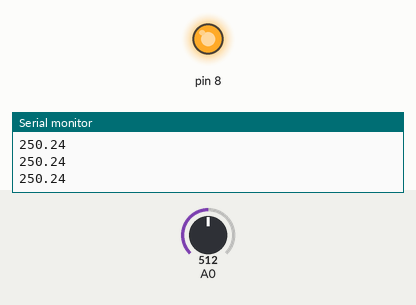
Simulated run of this sketch. Board: Arduino Uno, built with avr-gcc and run on an emulated ATmega328P. On the bench: output pins drawn as LEDs (lit = HIGH), the last lines printed to the serial monitor. Inputs (shaded band) come from the test bench; at power-on: A0 = 512.

Above: at 1.3 s.
1.4 s: A0 set to 67
2.9 s: A0 set to 58
At 4.2 s:
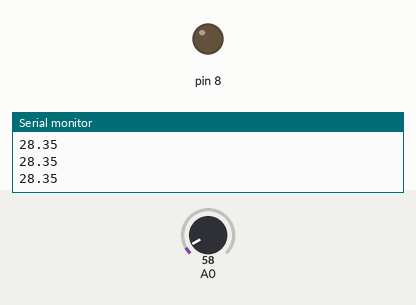
4.5 s: A0 set to 122
At 5.4 s:
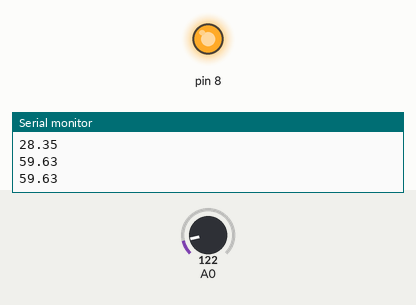
6.0 s: A0 set to 20
At 6.6 s:
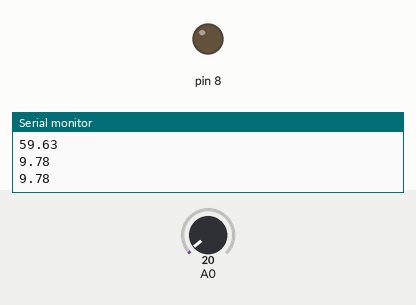
Timing chart, 0 to 8.5 s (numbered marks = the images above; inputs shaded):
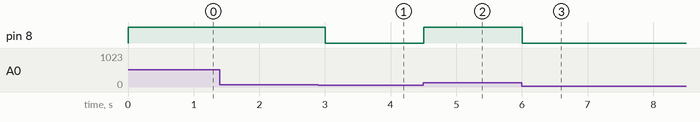

The sketch:

lm35_temperature_buzzer.ino
```cpp
void setup() {
  pinMode(8, OUTPUT);
  Serial.begin(9600);
}

void loop() {
  int reading = analogRead(A0);
  float temperature = reading * (5.0 / 1023.0) * 100.0;

  Serial.println(temperature);

  if (temperature >= 30) {
    digitalWrite(8, HIGH);
  } else {
    digitalWrite(8, LOW);
  }

  delay(500);
}
```

Measured:
- the behaviour switches between 62 and 61 on A0 (found by bisection; images 0 and 1)
- after the input at 2.9 s, pin 8: HIGH → LOW after 0.10 s
- after the input at 4.5 s, pin 8: LOW → HIGH at once
- after the input at 6.0 s, pin 8: HIGH → LOW at once
